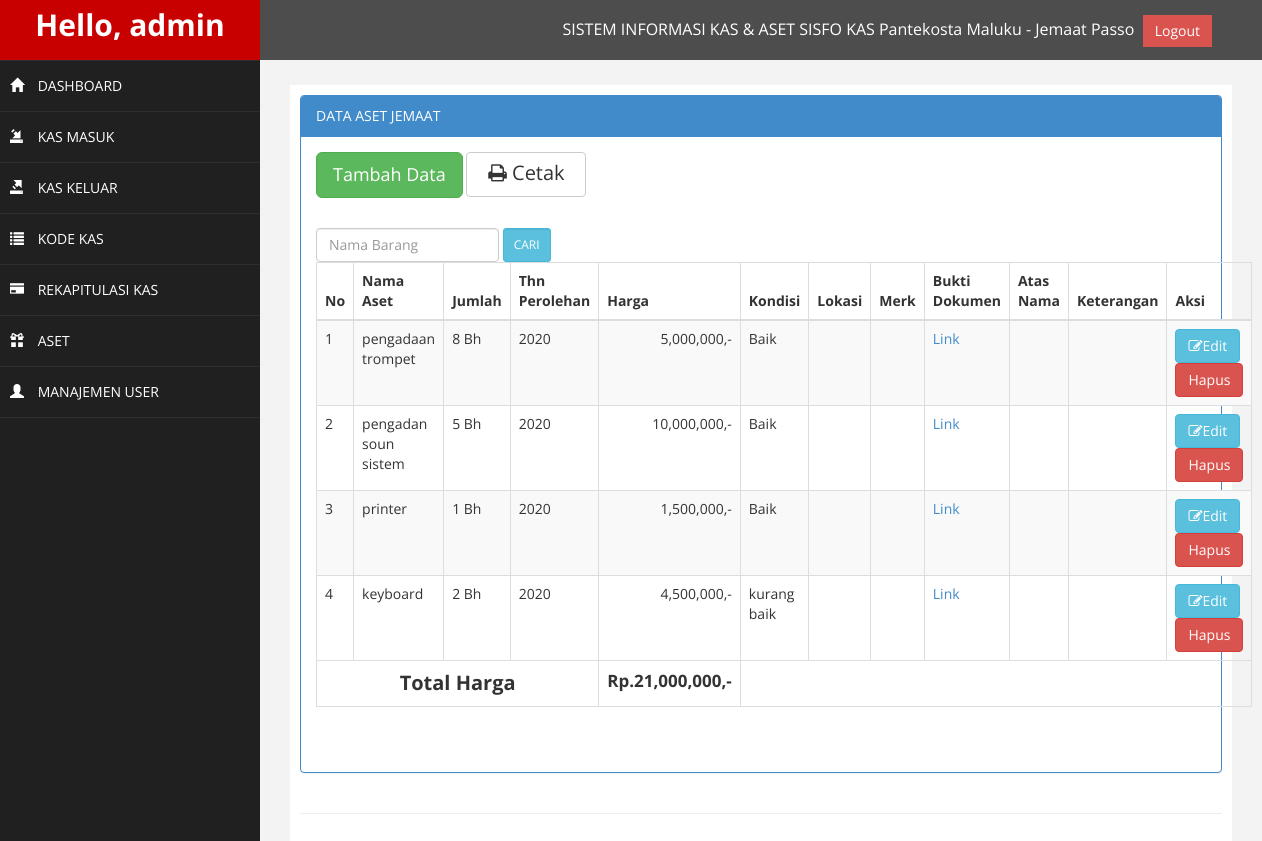
The page /halaman_admin.php?page=aset (signed in) on the database its author committed.
### tables this page shows
CREATE TABLE `aset` (
  `kode` int(11) NOT NULL,
  `nama_brg` varchar(50) NOT NULL,
  `jumlah` int(11) NOT NULL,
  `thn_perolehan` varchar(20) NOT NULL,
  `harga` int(20) NOT NULL,
  `kondisi` varchar(50) NOT NULL
);

### page/aset/aset.php (the view, shortened to what this page needs)
<div class="panel panel-primary">
    <div class="panel-heading">
        DATA ASET JEMAAT
    </div>
    <div class="panel-body">
        <button class="btn btn-success btn-lg" data-toggle="modal" data-target="#myModal">
            Tambah Data
        </button>
        <a href="./laporan/laporan_aset.php" target="blank" class="btn btn-default" style="margin-top: 0px; height: 45px; width: 120px; font-size: 20px;"><i class="fa fa-print"></i> Cetak</a>
    </div>
    <div class="panel-body">
        <form method="post" class="form-inline">
            <input id="nama_brg" type="text" class="form-control" name="barang" value="<?= $_POST['barang'] ?? '' ?>" placeholder="Nama Barang">
            <button type="submit" name="search" class="btn btn-info btn-sm form-control">CARI</button>
        </form>
        <div class="table-responsive">
            <table class="table table-striped table-sm table-bordered table-hover" id="dataTables-example">
                <thead>
                    <tr>
                        <th>No</th>
                        <th>Nama Aset</th>
                        <th>Jumlah</th>
                        <th>Thn Perolehan</th>
                        <th>Harga</th>
                        <th>Kondisi</th>
                        <th>Lokasi</th>
                        <th>Merk</th>
                        <th>Bukti Dokumen</th>
                        <th>Atas Nama</th>
                        <th>Keterangan</th>
                        <th>Aksi</th>
                    </tr>
                </thead>
                <tbody>
                    <?php
                    $no = 1;
                    if (isset($_POST['search'])) {
                        $barang = $_POST['barang'];
                        $sql = $koneksi->query("SELECT * FROM aset WHERE nama_brg LIKE '%$barang%'");
                    } else {
                        $sql = $koneksi->query("SELECT * FROM aset");
                    }
                    while ($data = $sql->fetch_assoc()) {
                    ?>
                        <tr class="odd gradeX">
                            <td><?php echo $no++ ?></td>
                            <td><?php echo $data['nama_brg']; ?></td>
                            <td><?php echo number_format($data['jumlah']) . "  Bh"; ?></td>
                            <td><?php echo $data['thn_perolehan']; ?></td>
                            <td align="right"><?php echo number_format($data['harga']) . ",-"; ?></td>
                            <td><?php echo $data['kondisi']; ?></td>
                            <td><?php echo $data['lokasi']; ?></td>
                            <td><?php echo $data['merk']; ?></td>
                            <td> <a href="<?php echo '../storages/bukti-dokumen-aset/' . $data['bukti_dokumen']; ?>" target="_blank">Link</a> </td>
                            <td><?php echo $data['atas_nama']; ?></td>
                            <td><?php echo $data['keterangan']; ?></td>
                            <td>
                                <a id="edit_data" data-toggle="modal" data-target="#edit" data-kode="<?= $data['kode'] ?>" data-nama_brg="<?= $data['nama_brg'] ?>" data-jumlah="<?= $data['jumlah'] ?>" data-thn_perolehan="<?= $data['thn_perolehan'] ?>" data-jml="<?= $data['harga'] ?>" data-kondisi="<?= $data['kondisi'] ?>" data-lokasi="<?= $data['lokasi'] ?>" data-merk="<?= $data['merk'] ?>" data-atas_nama="<?= $data['atas_nama'] ?>" data-keterangan="<?= $data['keterangan'] ?>" class="btn btn-info"><i class="fa fa-edit"></i>Edit</a>
                                <a onclick="return confirm('Yakin Akan Menghapus Data Ini....????')" href="?page=aset&aksi=hapus&id= <?php echo $data['kode']; ?>" class="btn btn-danger"><i class="fa fa-trash"></i>Hapus</a>
                            </td>
                        </tr>
                    <?php
                        $total = $total + $data['harga'];
                    }
                    ?>
                </tbody>
                <tfoot>
                    <tr>
                        <th colspan="4" style="text-align: center; font-size: 20px">Total Harga</th>
                        <th style="text-align: right; font-size: 17px"><?php echo "Rp." . number_format($total) . ",-"; ?></th>
                        <th colspan="7"></th>
                    </tr>
                </tfoot>
            </table>
        </div>
        <div class="panel-body">
        </div>
    </div>
</div>

### assets/css/custom.css (style rules this page uses)
body { font-family: 'Open Sans', sans-serif; }

### rows shown on the page
aset: nama_brg "pengadaan trompet", jumlah "8", thn_perolehan "2020", harga "5,000,000", kondisi "Baik"
aset: nama_brg "pengadan soun sistem", jumlah "5", thn_perolehan "2020", harga "10,000,000", kondisi "Baik"
aset: nama_brg "printer", jumlah "1", thn_perolehan "2020", harga "1,500,000", kondisi "Baik"
aset: nama_brg "keyboard", jumlah "2", thn_perolehan "2020", harga "4,500,000", kondisi "kurang baik"

### other values the page prints
$_SESSION['username'] "admin"
$total "21,000,000"
